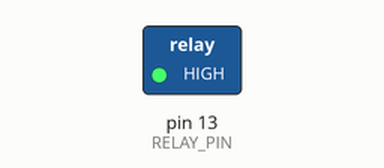
Recording of a sketch running on a simulated Arduino Uno, built with avr-gcc and run on an emulated ATmega328P. Shown: switched loads named in the sketch (green lamp = pin HIGH). Dashed ring = blinking.

Above: at 0.5 s.
Timing chart, 0 to 4.6 s (numbered marks = the images above):
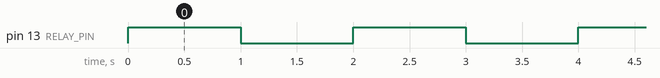

The sketch:

sketch_oct10a.ino
```cpp
#define RELAY_PIN 13  // Определяем пин для реле как 13. Этот макрос будет заменен на число 13 в коде.

void setup() {
  pinMode(RELAY_PIN, OUTPUT);  // Настраиваем пин реле как выходной.
  digitalWrite(RELAY_PIN, LOW);  // Изначально реле выключено (LOW).
}

void loop() {
  // Основной цикл программы, который выполняется бесконечно.
  relay_on(RELAY_PIN);  // Включаем реле с помощью функции relay_on.
  delay(1000);  // Ждем 1 секунду.

  relay_off(RELAY_PIN);  // Выключаем реле с помощью функции relay_off.
  delay(1000);  // Ждем 1 секунду.
}

/*
 Функция для переключения состояния реле на указанном пине.
*/
void relay_switch(bool mode, byte relay_pin) {
  if (mode) {
    digitalWrite(relay_pin, HIGH);  // Если mode = true, включаем реле (HIGH).
  } else {
    digitalWrite(relay_pin, LOW);   // Если mode = false, выключаем реле (LOW).
  }
}

// Функция relay_on() включает реле на указанном пине.
void relay_on(byte relay_pin) {
  relay_switch(true, relay_pin);  // Включаем реле через вызов relay_switch с mode = true.
}

// Функция relay_off() выключает реле на указанном пине.
void relay_off(byte relay_pin) {
  relay_switch(false, relay_pin);  // Выключаем реле через вызов relay_switch с mode = false.
}
```

Measured:
- by itself, pin 13 (RELAY_PIN): alternates HIGH for 1.0 s and LOW for 1.0 s
